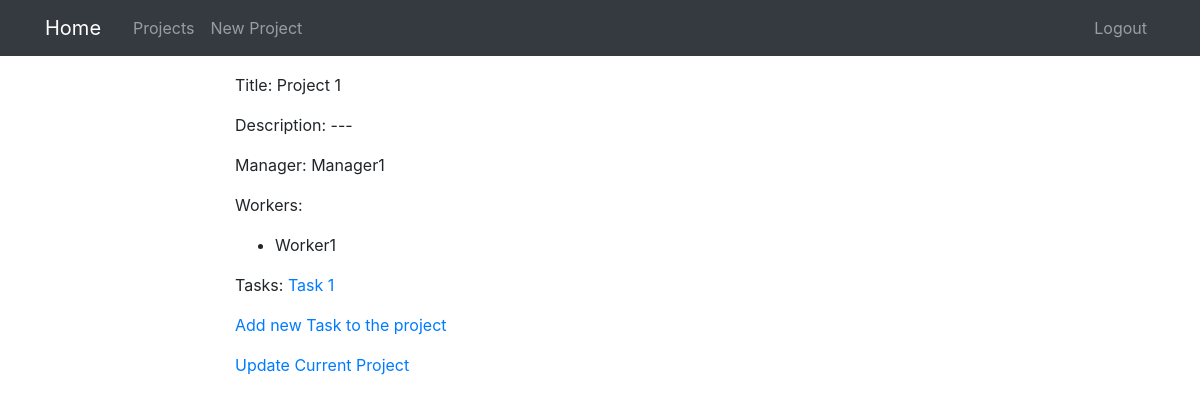
Before: /projects/1/ (signed in) with the older database file.
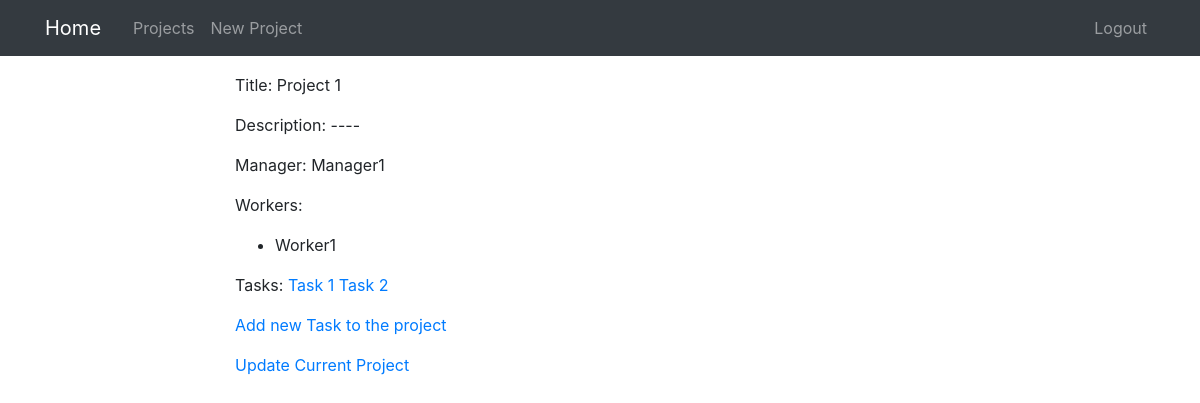
After: the same page with the newer database file.
### projects/models.py (models this page shows, shortened)
class Project(models.Model):
    title = models.CharField(max_length=100)
    description = models.TextField()
    manager = models.ForeignKey(
        User, on_delete=models.CASCADE, related_name="manager_project_set"
    )
    worker = models.ManyToManyField(User, related_name="worker_project_set")

class Task(models.Model):
    title = models.CharField(max_length=100)
    project = models.ForeignKey(Project, on_delete=models.CASCADE)

### projects/views.py (the view)
class ProjectDetailView(
    PermissionRequiredMixin, UserBelongsToProjectMixin, DetailView
):
    model = Project
    permission_required = "projects.view_project"

### projects/mixins.py (called while the page is built)
    def test_func(self):
        user = self.request.user
        project_pk = self.kwargs["pk"]
        if user.groups.all()[0].name == "Worker":
            queryset = Project.objects.filter(id=project_pk, worker=user)
            if queryset.count() > 0:
                return True
        elif user.groups.all()[0].name == "Manager":
            queryset = Project.objects.filter(id=project_pk, manager=user)
            if queryset.count() > 0:
                return True
        return False

### projects/templates/projects/project_detail.html (shortened to what this page needs)
{% extends "projects/base.html" %}
{% block content %}
<p>Title: {{ object.title }} </p>
<p>Description: {{ object.description }}</p>
<p>Manager: {{ object.manager }}</p>
<p>Workers:
    {% for worker in object.worker.all %}
    <ul>
        <li>{{ worker }}</li>
    </ul>
    {%endfor %}
</p>
<p>Tasks:
    {% for task in object.task_set.all %}
    <a href="{% url 'task-detail' task.id %}">{{ task.title }}</a>
    {% endfor %}
</p>
{% if perms.projects.add_task %}
<p><a href="{% url 'task-create' object.id %}">Add new Task to the project</a></p>
{% endif %}
{% if perms.projects.change_project %}
<p><a href="{% url 'project-update' object.id %}">Update Current Project</a></p>
{% endif %}
{% endblock content %}

### projects/templates/projects/base.html (shortened to what this page needs)
{% load static %}
<!DOCTYPE html>
<html>
<head>
  <link rel="stylesheet" href="https://maxcdn.bootstrapcdn.com/bootstrap/4.0.0/css/bootstrap.min.css"
>
  <link rel="stylesheet" type="text/css" href="{% static 'projects/main.css' %}">
</head>
<body>
  <header>
    <nav class="navbar navbar-expand-md navbar-dark bg-dark">
      <div class="container">
        <a class="navbar-brand mr-4" href="{% url 'project-home' %}">Home</a>
        <div class="collapse navbar-collapse" id="navbarToggle">
          <div class="navbar-nav mr-auto">
            {% if user.is_authenticated %}
            {% if perms.projects.view_project %}
            {% if not request.user.is_staff %}
            <a class="nav-item nav-link" href="{% url 'project-list' %}">Projects</a>
            {% endif %}
            {% endif %}
            {% if perms.projects.add_project %}
            {% if not request.user.is_staff %}
            <a class="nav-item nav-link" href="{% url 'project-create' %}">New Project</a>
            {% endif %}
            {% endif %}
            {% endif %}
          </div>
          <div class="navbar-nav">
            {% if user.is_authenticated %}
            <a class="nav-item nav-link" href="{% url 'logout' %}">Logout</a>
            {% else %}
            <a class="nav-item nav-link" href="{% url 'login' %}">Login</a>
            {% endif %}
          </div>
        </div>
      </div>
    </nav>
  </header>
  <main role="main" class="container">
    <div class="row">
      <div class="col-2">
      </div>
      <div class="col-6">
        {% block content %}{% endblock %}
      </div>
      <div class="col-2"></div>
    </div>
  </main>
</body>
</html>

### projects/static/projects/main.css (style rules this page uses)
.navbar { margin-bottom: 2ex; }

Changed rows visible on the page:
changed Project "Project 1": description "---" → "----"
added Task: title "Task 2"
